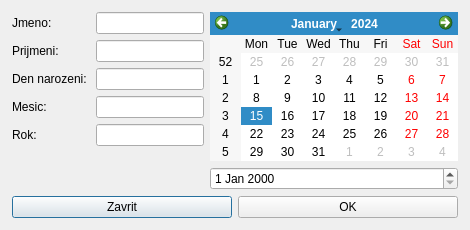
<?xml version="1.0" encoding="UTF-8"?>
<ui version="4.0">
 <class>newPersonDialog</class>
 <widget class="QDialog" name="newPersonDialog">
  <property name="windowTitle">
   <string>Dialog</string>
  </property>
  <layout class="QGridLayout" name="gridLayout">
   <item row="0" column="0">
    <layout class="QVBoxLayout" name="verticalLayout" stretch="0,0">
     <property name="leftMargin">
      <number>1</number>
     </property>
     <property name="topMargin">
      <number>1</number>
     </property>
     <property name="rightMargin">
      <number>1</number>
     </property>
     <property name="bottomMargin">
      <number>1</number>
     </property>
     <item>
      <layout class="QHBoxLayout" name="horizontalLayout">
       <item>
        <layout class="QFormLayout" name="formLayout">
         <item row="0" column="0">
          <widget class="QLabel" name="jmenoLabel">
           <property name="text">
            <string>Jmeno: </string>
           </property>
          </widget>
         </item>
         <item row="0" column="1">
          <widget class="QLineEdit" name="nameEdit"/>
         </item>
         <item row="1" column="0">
          <widget class="QLabel" name="prijmeniLabel">
           <property name="text">
            <string>Prijmeni: </string>
           </property>
          </widget>
         </item>
         <item row="1" column="1">
          <widget class="QLineEdit" name="surnameEdit"/>
         </item>
         <item row="2" column="0">
          <widget class="QLabel" name="denNarozeniLabel">
           <property name="text">
            <string>Den narozeni: </string>
           </property>
          </widget>
         </item>
         <item row="2" column="1">
          <widget class="QLineEdit" name="dayEdit"/>
         </item>
         <item row="3" column="0">
          <widget class="QLabel" name="mesicLabel">
           <property name="text">
            <string>Mesic: </string>
           </property>
          </widget>
         </item>
         <item row="3" column="1">
          <widget class="QLineEdit" name="monthEdit"/>
         </item>
         <item row="4" column="0">
          <widget class="QLabel" name="rokLabel">
           <property name="text">
            <string>Rok: </string>
           </property>
          </widget>
         </item>
         <item row="4" column="1">
          <widget class="QLineEdit" name="yearEdit"/>
         </item>
        </layout>
       </item>
       <item>
        <layout class="QVBoxLayout" name="verticalLayout_3">
         <item>
          <widget class="QCalendarWidget" name="calendarWidget"/>
         </item>
         <item>
          <widget class="QDateEdit" name="dateEdit"/>
         </item>
        </layout>
       </item>
      </layout>
     </item>
     <item>
      <layout class="QHBoxLayout" name="horizontalLayout_2">
       <item>
        <widget class="QPushButton" name="buttonCancel">
         <property name="text">
          <string>Zavrit</string>
         </property>
        </widget>
       </item>
       <item>
        <widget class="QPushButton" name="buttonOk">
         <property name="text">
          <string>OK</string>
         </property>
        </widget>
       </item>
      </layout>
     </item>
    </layout>
   </item>
  </layout>
 </widget>
 <resources/>
 <connections/>
</ui>
